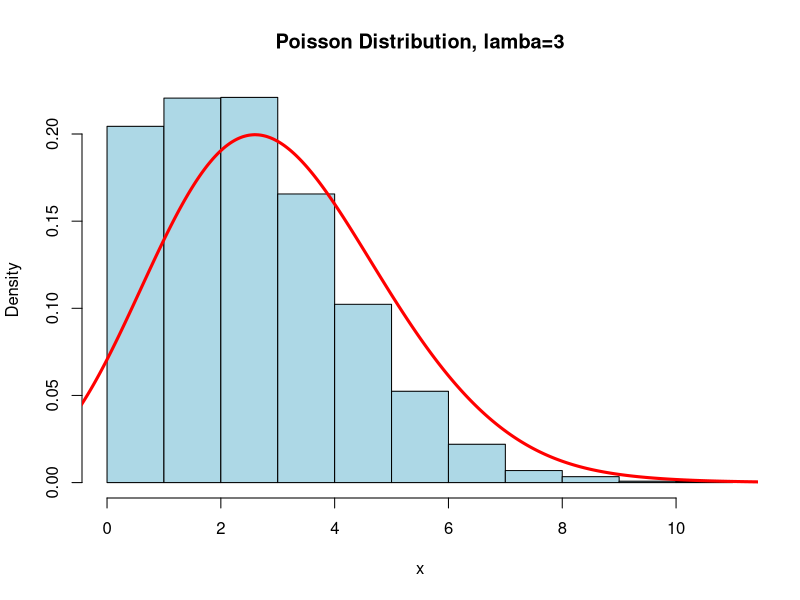

The R source for this figure:
N <- 10000 # assign 10000 to the N whcih is the randomizable
x <- rpois(N,3) # we generate the Poisson variables randomly based on the lambar=3
# we plot the graph of the distribution using the hist function passing in the required arguments
hist(x, xlim = c(min(x), max(x)), probability = TRUE, nclass = max(x)-min(x)+1, col ='lightblue', main = 'Poisson Distribution, lamba=3')
# draws a line that shows the trend of the distribution using the line function  passing in the density function
lines(density(x, bw=1), col ='red', lwd = 3)
